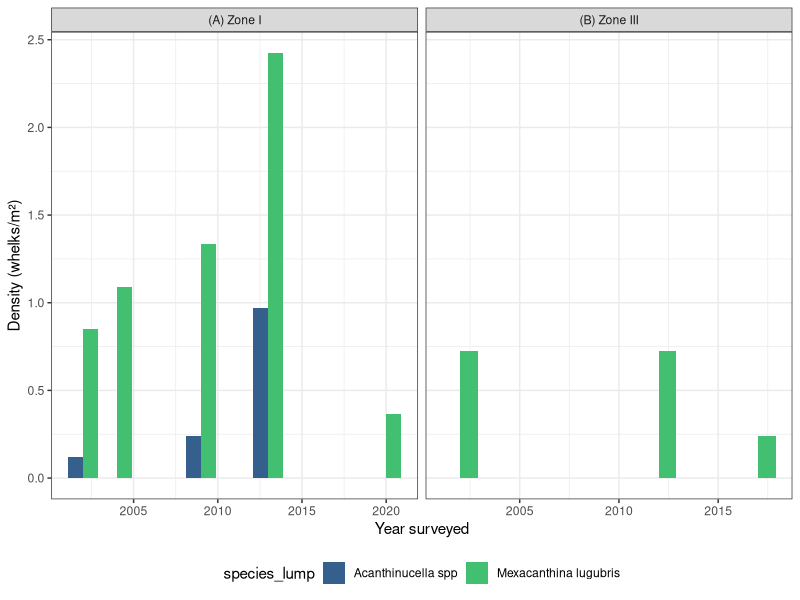

Source code (R):
#################################################
# title: presence/absence of A.S. and M.L. over time
# author: lp
# created: 12/19/21
# last edited: 5/15/21
##################################################

##### load packages #####
library(viridis)   # color palette
library(lubridate) # deal w dates and times
library(tidyverse) # life

##### load data #####

point_contact <- read_csv('data/survey/CABR_CBS_Point_Contact.csv')
mobile_quad <- read_csv('data/survey/CABR_CBS_Mobile_Quadrat.csv')
survey_dates <- read_csv("data/survey/cbs_survey_dates.csv")

sio_pier <- read_csv("data/abiotic/SIO_TEMP.csv", 
                     skip = 26)

##### tidy data #####
# Notes
  # Acanthinucella spirata can be categoried as ACASPI or ACASPP (Acanthinucella spp.)
  # Mexicanthina lugubris is MEXLUG
  # make spp list
  sppnames <- c('Mexacanthina lugubris', 'Acanthinucella spp')

# tidy point_contact 
point_contact <- point_contact %>%
  select(intertidal_sitename, year, species_lump, number_of_hits, percent_cover) %>%
  filter(species_lump %in% sppnames)

# there were no spp of interest observed in the point_contact data
remove(point_contact)

# tidy mobile quadrat data 
mobile_quad <- mobile_quad %>%
  select(intertidal_sitename, year, species_lump, density_per_m2) %>%
  filter(species_lump %in% sppnames) %>%
  # join with survey dates
  left_join(., survey_dates, by = c('intertidal_sitename', 'year')) %>%
  mutate(site = if_else(intertidal_sitename == 'Cabrillo I', 
                                       '(A) Zone I', '(B) Zone III'))

# SIO pier data
sio_pier2 <- sio_pier %>%
  clean_names() %>%
  


##### visualize mobile quadrat data #####

ggplot(data = mobile_quad,
       mapping = aes(x = year, y = density_per_m2, group = species_lump,
                     fill = species_lump)) + 
  geom_bar(stat = 'identity', position = 'dodge') + 
  scale_fill_viridis(discrete = TRUE, begin = 0.3, end = 0.7) + 
  xlab('Year surveyed') + 
  ylab('Density (whelks/m²)') + 
  facet_wrap(~site, scales = 'free_x') +
  theme_bw() +  
  theme(legend.position = 'bottom')

##### mean annual 12 mo prior to collection - avg of month of collection in yr vs density #####
 
temp_table <- select(mobile_quad, date) %>%
  mutate(start_date = mdy(date) - years(1),
         end_date = mdy(date)) %>%
  distinct() %>%
  na.omit()
  

  
  


  
  
